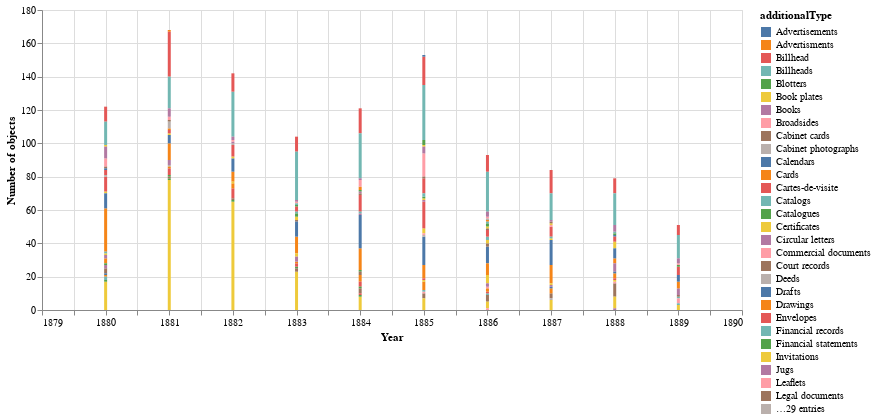

Source (notebook cell):
### Code cell
# Create a stacked bar chart
alt.Chart(df_1880s).mark_bar(size=3).encode(
    
    # Year on the X axis
    x=alt.X('year:Q', axis=alt.Axis(format='c', title='Year')),
    
    # Number of objects on the Y axis
    y=alt.Y('count()', title='Number of objects'),
    
    # Color according to the type
    color='additionalType:N',
    
    # Details on hover
    tooltip=[alt.Tooltip('additionalType:N', title='Type'), alt.Tooltip('year:Q', title='Year'), alt.Tooltip('count():Q', title='Objects', format=',')]
).properties(width=700)

### Figure 1 — Vega-Lite specification as saved in the notebook (floating-point values rounded to 4 significant figures; data arrays with more than 128 entries replaced by an {"elided": "..."} marker saying what was removed)
{"config": {"view": {"continuousWidth": 400, "continuousHeight": 300}}, "data": {"name": "data-c34b55228af932f20b1d1102effaa707"}, "mark": {"type": "bar", "size": 3}, "encoding": {"color": {"field": "additionalType", "type": "nominal"}, "tooltip": [{"field": "additionalType", "title": "Type", "type": "nominal"}, {"field": "year", "title": "Year", "type": "quantitative"}, {"aggregate": "count", "format": ",", "title": "Objects", "type": "quantitative"}], "x": {"axis": {"format": "c", "title": "Year"}, "field": "year", "type": "quantitative"}, "y": {"aggregate": "count", "title": "Number of objects", "type": "quantitative"}}, "width": 700, "$schema": "https://vega.github.io/schema/vega-lite/v4.17.0.json", "datasets": {"data-c34b55228af932f20b1d1102effaa707": {"elided": "1117 records"}}}
